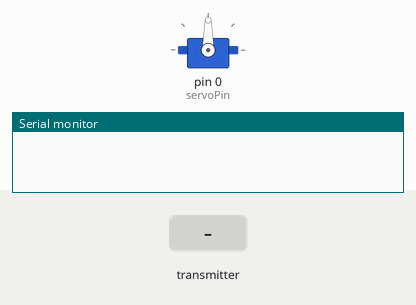
The sketch below on a simulated Arduino Uno, built with avr-gcc and run on an emulated ATmega328P. Shown: servo, the last lines printed to the serial monitor. Inputs (shaded band) come from the test bench. No radio packets arrive unless stated.

Above: at 1.2 s.
1.3 s: the transmitter starts sending angleValue = 0
At 1.6 s:
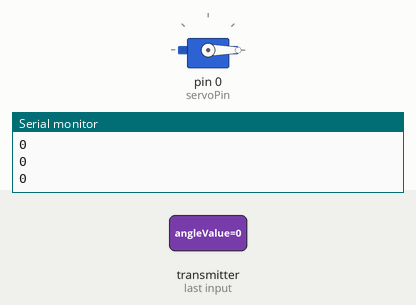
2.8 s: the transmitter starts sending angleValue = 45
At 4.0 s:
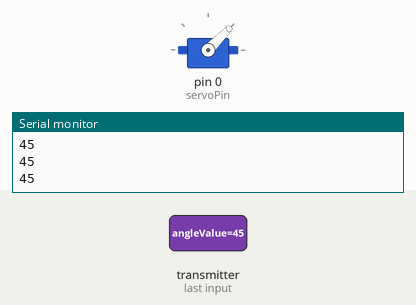
4.3 s: the transmitter starts sending angleValue = 180
At 5.1 s:
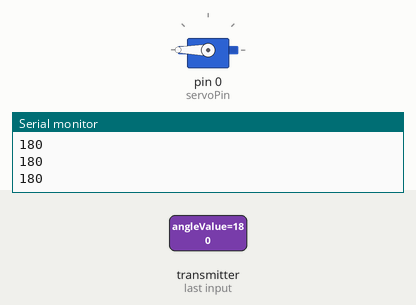
5.8 s: the transmitter starts sending angleValue = 90
At 6.2 s:
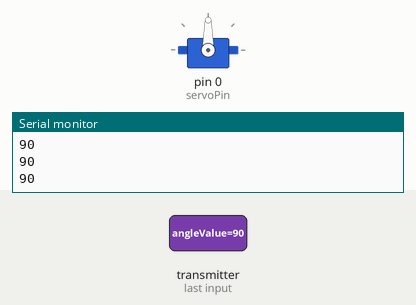
Timing chart, 0 to 8.3 s (numbered marks = the images above; inputs shaded):
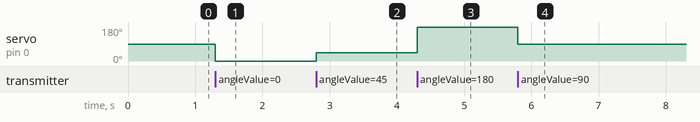

The sketch:

receiverNodemcu.ino
```cpp
//Receiver Side Code for ESP8266 ESP-12E module
#include <SPI.h>
#include <nRF24L01.h>
#include <RF24.h>
#include <Servo.h>

const int servoPin=0;//servo attached to D3 pin (GPIO0) of Nodemcu
Servo myServo;
int angleValue;

// Hardware configuration
// Set up nRF24L01 radio on pins D4 & D2 of Nodemcu
RF24 radio(2, 4);//CE, CSN
const byte pipe[6] = "00002";// Radio pipe address for the 2 nodes to communicate.

void setup() {
  Serial.begin(9600);//initialize serial communication at 9600 bps
 myServo.attach(servoPin);
  radio.begin();
  radio.openReadingPipe(0, pipe);
  radio.startListening();
}
void loop() {
  if (radio.available()) {
   radio.read(&angleValue, sizeof(angleValue));
   myServo.write(angleValue);
   Serial.println(angleValue);
 }
 }
```

Measured:
- after the input at 1.3 s, servo on pin 0 (servoPin): 90° → 0° at once
- after the input at 2.8 s, servo on pin 0 (servoPin): 0° → 45° at once
- after the input at 4.3 s, servo on pin 0 (servoPin): 45° → 180° at once
- after the input at 5.8 s, servo on pin 0 (servoPin): 180° → 90° at once
